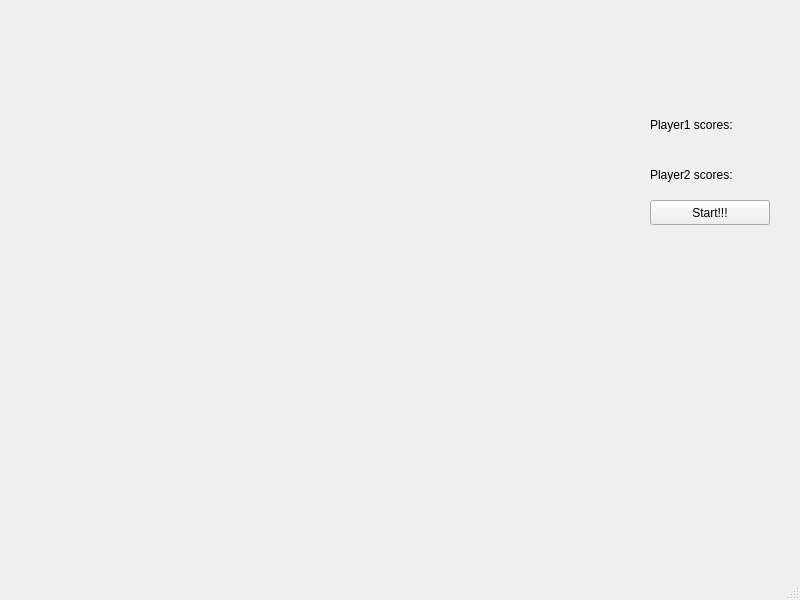
<?xml version="1.0" encoding="UTF-8"?>
<ui version="4.0">
 <class>MainWindow</class>
 <widget class="QMainWindow" name="MainWindow">
  <property name="geometry">
   <rect>
    <x>0</x>
    <y>0</y>
    <width>800</width>
    <height>600</height>
   </rect>
  </property>
  <property name="windowTitle">
   <string>MainWindow</string>
  </property>
  <widget class="QWidget" name="centralwidget">
   <widget class="QPushButton" name="StartButton">
    <property name="geometry">
     <rect>
      <x>650</x>
      <y>200</y>
      <width>120</width>
      <height>25</height>
     </rect>
    </property>
    <property name="text">
     <string>Start!!!</string>
    </property>
   </widget>
   <widget class="QLabel" name="P1_score_label">
    <property name="geometry">
     <rect>
      <x>650</x>
      <y>100</y>
      <width>120</width>
      <height>50</height>
     </rect>
    </property>
    <property name="text">
     <string>Player1 scores:</string>
    </property>
   </widget>
   <widget class="QLabel" name="P2_score_label">
    <property name="geometry">
     <rect>
      <x>650</x>
      <y>150</y>
      <width>120</width>
      <height>50</height>
     </rect>
    </property>
    <property name="text">
     <string>Player2 scores:</string>
    </property>
   </widget>
  </widget>
  <widget class="QStatusBar" name="statusbar"/>
 </widget>
 <resources/>
 <connections/>
</ui>
